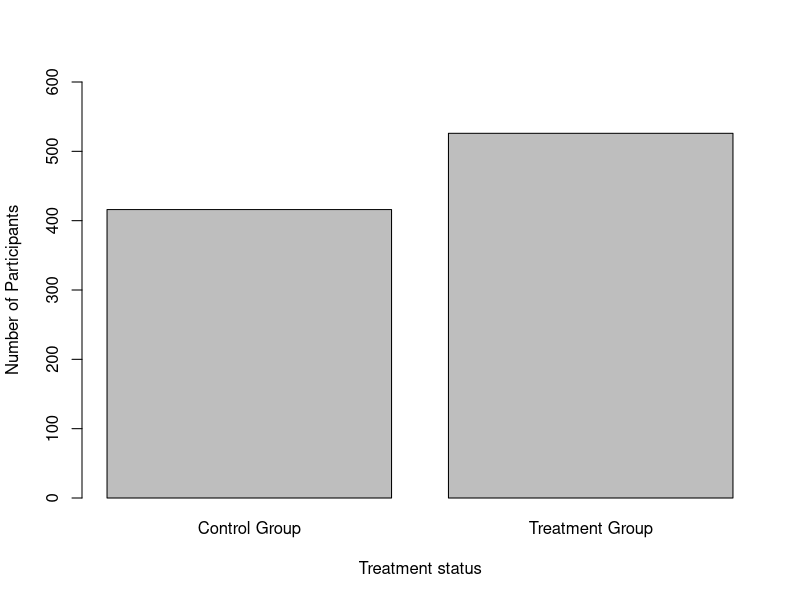
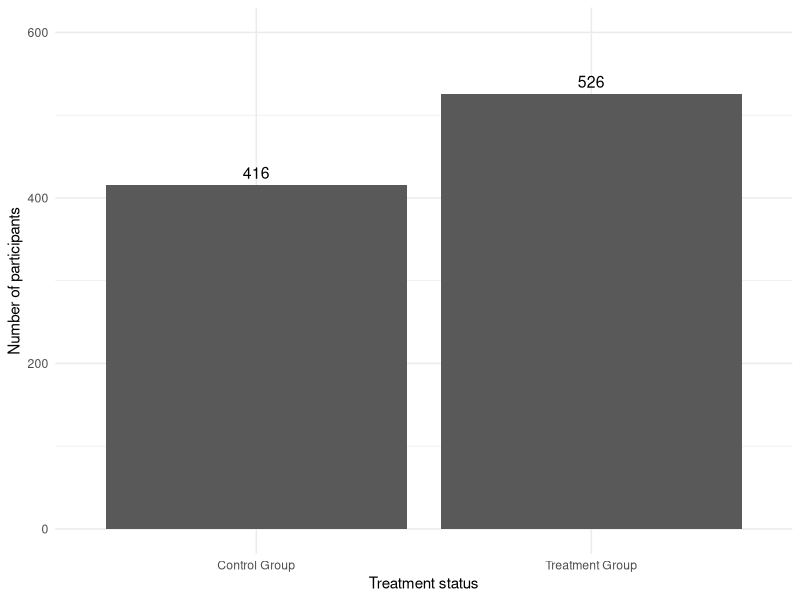
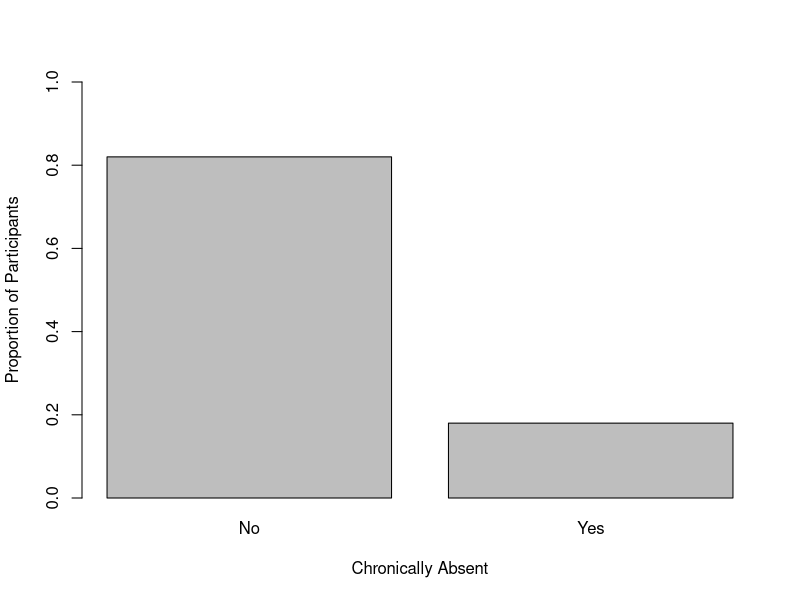
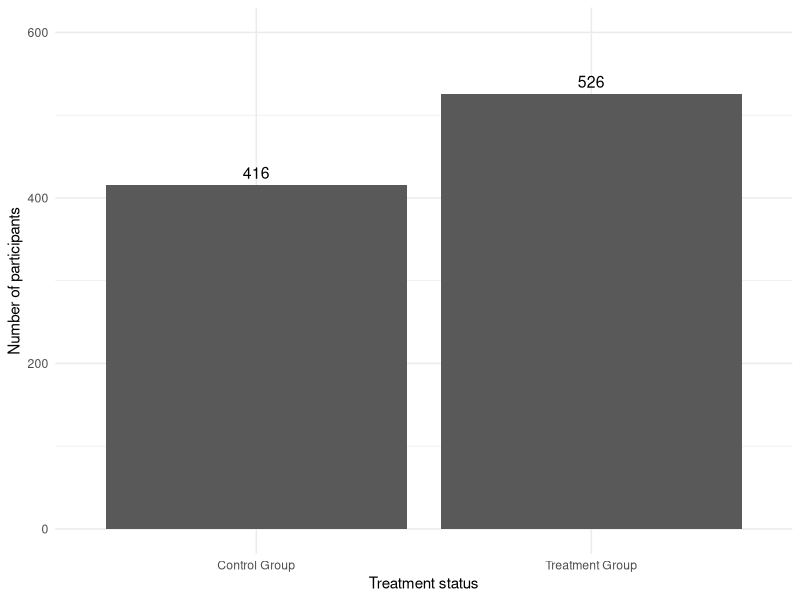

The R script that drew these images, in order:
##########################################################################################
# EDUC 641 Assignment 1 Key 
## David Liebowitz, Claire Zhang, Havisha Khurana
### First created: 8/1/21
### Last update: 10/10/23
### Inputs: cat.csv
### Purpose: load in data, understand structure, prepare descriptive tables and figures
##########################################################################################

# Load necessary packages
install.packages("tidyverse")
install.packages("here")

library(tidyverse)
library(here)

# 1. Read in the dataset

pd <- read.csv(here("data", "cat.csv"))

# 2. Understand the structure of the data

# 2.1
names(pd)
head(pd)
# head(pd, 10) to show the first 10 observations
# head(pd %>% arrange(desc(vocabulary)), 10) to show 10 observations with highest vocabulary scores

str(pd)

#2.2

# Recode the variables treat, absenteeism, cgender into factor variables

pd$treat <- factor(pd$treat,
                   levels = c(0, 1),
                   labels = c("Control Group", "Treatment Group"))

pd$absenteeism <- factor(pd$absenteeism,
                         levels = c(0, 1),
                         labels = c("No", "Yes"))

pd$cgender <- factor(pd$cgender,
                     levels = c(0, 1),
                     labels = c("Male", "Female"))

# 3. Describe and summarize the two key variables

# 3.1 Treatment/control counts
tbl <- table(pd$treat)
tbl

barplot(tbl,
        xlab = "Treatment status",
        ylab = "Number of Participants",
        ylim = c(0, 600))

## Can also do this via ggplot

ggplot(pd, aes(treat)) + geom_bar() +
        xlab("Treatment status") +
        ylab("Number of participants") +
        #Add bar labels   
        geom_text(aes(label = ..count..), stat='count', vjust = -0.5, size = 4) +
        #Make it look prettier
        ylim(0, 600) +
        theme_minimal()

# Save the plot
ggsave(filename = "assignments/keys/treat2.png")

# 3.2 Chronically absent proportion
tbl2 <- round(prop.table(table(pd$absenteeism)), 2)
tbl2

barplot(tbl2,
        xlab = "Chronically Absent",
        ylab = "Proportion of Participants",
        ylim = c(0, 1))

